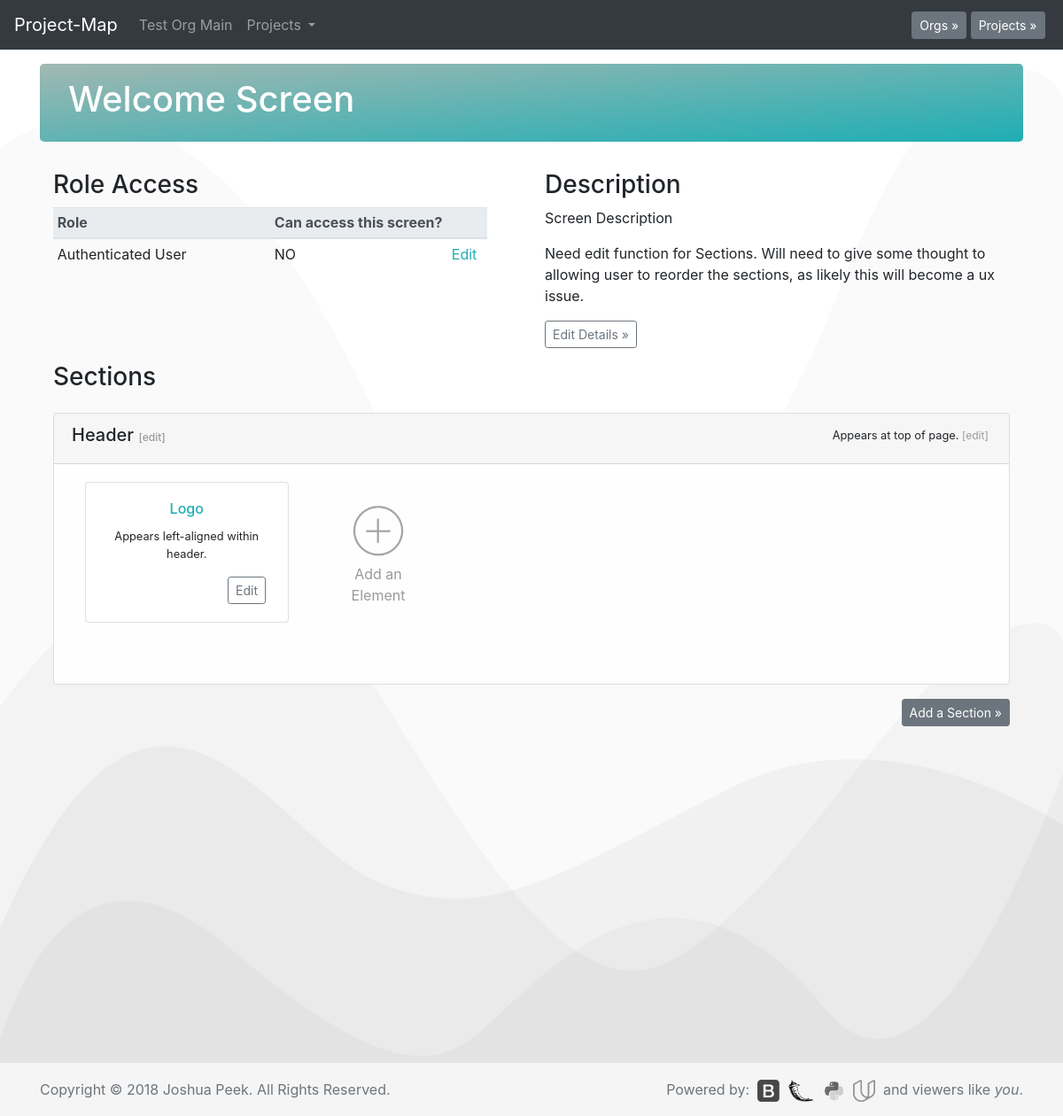
The page /p1/scrn1 on the database its author committed.
### database_setup.py (models this page shows, shortened)
class Org(Base):
    __tablename__ = 'org'
    id = Column(Integer, primary_key=True)
    title = Column(String(250), nullable=False)
    description = Column(String(500))

class Screen(Base):
    __tablename__ = 'screen'
    id = Column(Integer, primary_key=True)
    title = Column(String(250), nullable=False)
    description = Column(String(500))
    project_id = Column(Integer, ForeignKey('project.id'))
    project = relationship(Project)

class Role(Base):
    __tablename__ = 'role'
    id = Column(Integer, primary_key=True)
    title = Column(String(250), nullable=False)
    description = Column(String(500))
    authRequired = Column(String(5))
    project_id = Column(Integer, ForeignKey('project.id'))
    project = relationship(Project)

class ScreenSection(Base):
    __tablename__ = 'screensection'
    id = Column(Integer, primary_key=True)
    screen_id = Column(Integer, ForeignKey('screen.id'))
    screen = relationship(Screen)
    section_id = Column(Integer, ForeignKey('section.id'))
    section = relationship(Section)

class Section(Base):
    __tablename__ = 'section'
    id = Column(Integer, primary_key=True)
    title = Column(String(250), nullable=False)
    description = Column(String(500))
    project_id = Column(Integer, ForeignKey('project.id'))
    project = relationship(Project)

class SectionElement(Base):
    __tablename__ = 'sectionelement'
    id = Column(Integer, primary_key=True)
    section_id = Column(Integer, ForeignKey('section.id'))
    section = relationship(Section)
    element_id = Column(Integer, ForeignKey('element.id'))
    element = relationship(Element)
    project_id = Column(Integer, ForeignKey('project.id'))
    project = relationship(Project)

class Element(Base):
    __tablename__ = 'element'
    id = Column(Integer, primary_key=True)
    title = Column(String(250), nullable=False)
    description = Column(String(500))
    project_id = Column(Integer, ForeignKey('project.id'))
    project = relationship(Project)

### app.py (the view)
@app.route('/p<int:project_id>/scrn<int:screen_id>')
def screenPage(project_id, screen_id):
    allorgs = session.query(Org).all()
    allprojects = session.query(Project).all()
    project = session.query(Project).filter_by(id=project_id).one()
    org = session.query(Org).filter_by(id=project.org.id).one()
    projects = session.query(Project).filter_by(org_id=org.id).all()
    roleaccess = session.query(Role.id, Role.title, RoleScreen.access).\
        join(RoleScreen).\
        filter(Role.project_id==project_id).\
        filter(RoleScreen.screen_id==screen_id).all()
    knownroles=[]
    for i in roleaccess:
        knownroles.append(i.id)
    getnewroles = session.query(Role).\
        filter(Role.project_id==project_id).\
        filter(Role.id not in knownroles).all()
    newroles = []
    for i in getnewroles:
        if i.id not in knownroles:
            newrole=Role(id=i.id, title=i.title)
            newroles.append(newrole)
    screen = session.query(Screen).filter_by(id=screen_id).one()
    screenSections = session.query(ScreenSection).\
        filter_by(screen_id=screen_id).all()
    roleScreen = session.query(RoleScreen).filter_by(screen_id=screen_id).all()
    se=session.query(SectionElement).filter_by(project_id=project.id).all()
    return render_template('wire.html', screen=screen,
        screenSections=screenSections,
        roleScreen=roleScreen,
        allorgs=allorgs,
        allprojects=allprojects, roleaccess=roleaccess,
        projects=projects, org=org, newroles=newroles, sectionElements=se)

### templates/wire.html (shortened to what this page needs)
<!doctype html>
<html lang="en">
  {% include "header.html" %}
  <body>
    {% include "menu.html" %}
    <main role="main" class="container">
      <div class="jumbotron" style="padding:1rem 2rem;">
        <h1>{{screen.title}} Screen</h1>
      </div>
<div class="container">
  <div class="row">
    <div class="col-md-6 mb-3">
        <h3>Role Access</h3>
        <table class="table table-responsive table-sm table-hover" width="100%">
          <thead class="thead-light">
            <tr>
              <th scope="col" width="245px">Role</th>
              <th scope="col" width="200px">Can access this screen?</th>
              <th scope="col" width="45px"></th>
            </tr>
          </thead>
          <tbody>
            {% for i in newroles %}
            <tr>
              <td>{{i.title}}</td><td>NO</td>
              <td><a href='{{url_for('flipRoleScreen', role_id=i.id, screen_id=screen.id)}}'>Edit</a></td>
            </tr>
            {% endfor %}
          </tbody>
        </table>
      </div>
    <div class="col-md-6">
      <h3>Description</h3>
      <p>{{screen.description}}</p>
      <p>Need edit function for Sections. Will need to give some thought to allowing user to reorder the sections, as likely this will become a ux issue.<p>
      <button type="button" class="btn btn-sm btn btn-outline-secondary" data-toggle="modal" data-target="#edit-screen">Edit Details &raquo;</button>
    </div>
  </div>
</div>
<div class="container">
  <div class="row">
    <div class="col-md-12 mb-3">
      <h3>Sections</h3>
    </div>
  </div>
  {% for i in screenSections %}
  <div class="row mb-3">
    <div class="col-md-12">
      <div class="card text-center" style="background-color:#fefefe;">
        <div class="card-header text-left">
          <span style="float:left;"><h5>{{i.section.title}} <a href="{{url_for('editSection', section_id=i.section_id)}}" style="color:#999;font-size:.75rem;">[edit]</a></h5></span>
          <span style="float:right;text-align:right;padding:.2rem;font-size:.8rem;"><p class="card-text">{{i.section.description}} <a href="{{url_for('editSection', section_id=i.section_id)}}" style="color:#999;font-size:.75rem;">[edit]</a></p></span>
        </div>
        <div class="card-body">
          <div class="container">
            <div class="row">
                {% for a in sectionElements %}
                {% if a.section_id == i.section_id %}
                <div class="col-md-3" style="margin-bottom:2rem;">
                  <div class="card">
                    <div class="card-body" style="word-break:unset;">
                      <h5 class="card-title" style="font-size:1rem;color:#1eaeb4;">{{a.element.title}}</h5>
                      <p class="card-text" style="font-size:.8rem;">{{a.element.description}}</p>
                      <span style="float:right;">
                        <a href="{{url_for('editElement', element_id=a.id)}}" class="btn btn-sm btn-outline-secondary">Edit</a>&nbsp;
                      </span>
                    </div>
                  </div>
                </div>
                {% endif %}
                {% endfor %}
                <div class="col-md-2" style="margin-bottom:2rem;">
                  <div class="card" style="background-clip: text;color: #999;border: 0px solid #C9C9C9;box-sizing:content-box;">
                    <div class="card-body" style="word-break:unset;">
                      <a href="{{url_for('newElement', section_id=i.id)}}">
                        <img src="../../static/images/plus.png" width="70%">
                      </a>
                      <p style="color:#999;text-size:.75rem;">Add an Element</p>
                    </div>
                  </div>
                </div>
            </div>
          </div>
        </div>
      </div>
    </div>
  </div>
  {% endfor %}
  <p style="float:right;"><button type="button" class="btn btn-secondary btn-sm" data-toggle="modal" data-target="#add-section">Add a Section &raquo;</button></p>
</div>
<p><br><br><br></p>
    </main>
  {% include "footer.html" %}
  </body>
</html>

### templates/menu.html (shortened to what this page needs)
<nav class="navbar navbar-expand-md navbar-dark fixed-top bg-dark">
  <a class="navbar-brand" href="/">Project-Map</a>
  <div class="collapse navbar-collapse" id="navbarCollapse">
    <ul class="navbar-nav mr-auto">
      {% if org is defined %}
      <li class="nav-item">
        <a class="nav-link" href="{{url_for('orgPage', org_id=org.id)}}">
          {{org.title}} Main
        </a>
      </li>
      {% endif %}
      {% if projects is defined %}
      <li class="nav-item dropdown">
        <a class="nav-link dropdown-toggle" href="#" id="navbarDropdown" role="button" data-toggle="dropdown" aria-haspopup="true" aria-expanded="false">
          Projects
        </a>
      </li>
      {% endif %}
    </ul>
    {% if allorgs is defined %}
    <button type="button" class="btn btn-secondary btn-sm my-2 my-sm-0" data-toggle="modal" data-target="#org-select">Orgs &raquo;</button>&nbsp;
    {% endif %}
    {% if allprojects is defined %}
    <button type="button" class="btn btn-secondary btn-sm my-2 my-sm-0" data-toggle="modal" data-target="#project-select">Projects &raquo;</button>&nbsp;
    {% endif %}
  </div>
</nav>

### rows shown on the page
Org: title "Test Org"
Screen: title "Welcome", description "Screen Description"
Role: title "Authenticated User"
ScreenSection: section "Header", section.description "Appears at top of page."
SectionElement: element "Logo", element.description "Appears left-aligned within header."
